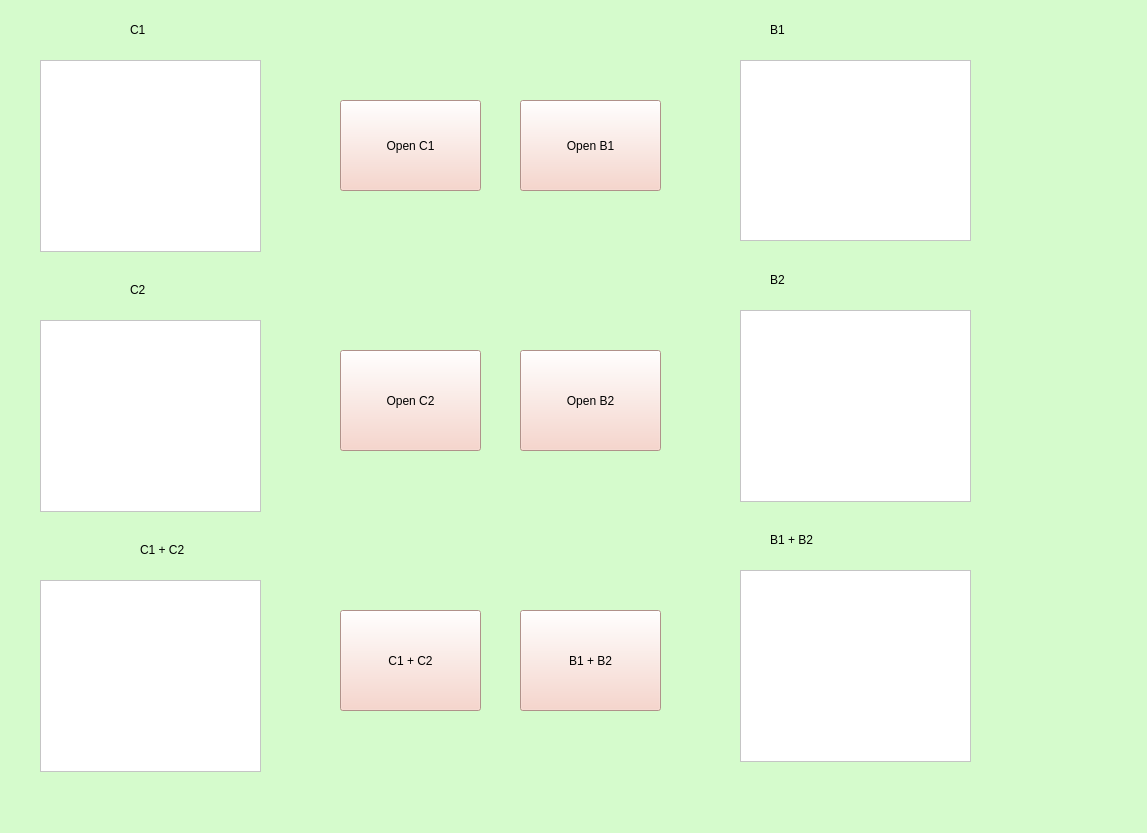
<?xml version="1.0" encoding="UTF-8"?>
<ui version="4.0">
 <class>MainWindow</class>
 <widget class="QMainWindow" name="MainWindow">
  <property name="geometry">
   <rect>
    <x>0</x>
    <y>0</y>
    <width>1147</width>
    <height>833</height>
   </rect>
  </property>
  <property name="windowTitle">
   <string>MainWindow</string>
  </property>
  <property name="styleSheet">
   <string notr="true">background-color: rgb(213, 251, 204);</string>
  </property>
  <widget class="QWidget" name="centralwidget">
   <widget class="QTableView" name="tableView">
    <property name="geometry">
     <rect>
      <x>40</x>
      <y>320</y>
      <width>221</width>
      <height>192</height>
     </rect>
    </property>
    <property name="styleSheet">
     <string notr="true">background-color: rgb(255, 255, 255);</string>
    </property>
   </widget>
   <widget class="QTableView" name="tableView_2">
    <property name="geometry">
     <rect>
      <x>40</x>
      <y>580</y>
      <width>221</width>
      <height>192</height>
     </rect>
    </property>
    <property name="styleSheet">
     <string notr="true">background-color: rgb(255, 255, 255);</string>
    </property>
   </widget>
   <widget class="QLabel" name="label">
    <property name="geometry">
     <rect>
      <x>140</x>
      <y>540</y>
      <width>63</width>
      <height>20</height>
     </rect>
    </property>
    <property name="text">
     <string>C1 + C2</string>
    </property>
   </widget>
   <widget class="QLabel" name="label_2">
    <property name="geometry">
     <rect>
      <x>130</x>
      <y>280</y>
      <width>63</width>
      <height>20</height>
     </rect>
    </property>
    <property name="text">
     <string>C2</string>
    </property>
   </widget>
   <widget class="QLabel" name="label_3">
    <property name="geometry">
     <rect>
      <x>130</x>
      <y>20</y>
      <width>63</width>
      <height>20</height>
     </rect>
    </property>
    <property name="text">
     <string>C1</string>
    </property>
   </widget>
   <widget class="QLabel" name="label_4">
    <property name="geometry">
     <rect>
      <x>770</x>
      <y>530</y>
      <width>63</width>
      <height>20</height>
     </rect>
    </property>
    <property name="text">
     <string>B1 + B2</string>
    </property>
   </widget>
   <widget class="QLabel" name="label_5">
    <property name="geometry">
     <rect>
      <x>770</x>
      <y>270</y>
      <width>63</width>
      <height>20</height>
     </rect>
    </property>
    <property name="text">
     <string>B2</string>
    </property>
   </widget>
   <widget class="QLabel" name="label_6">
    <property name="geometry">
     <rect>
      <x>770</x>
      <y>20</y>
      <width>63</width>
      <height>20</height>
     </rect>
    </property>
    <property name="text">
     <string>B1</string>
    </property>
   </widget>
   <widget class="QTableView" name="tableView_3">
    <property name="geometry">
     <rect>
      <x>40</x>
      <y>60</y>
      <width>221</width>
      <height>192</height>
     </rect>
    </property>
    <property name="styleSheet">
     <string notr="true">background-color: rgb(255, 255, 255);</string>
    </property>
   </widget>
   <widget class="QTableView" name="tableView_4">
    <property name="geometry">
     <rect>
      <x>740</x>
      <y>60</y>
      <width>231</width>
      <height>181</height>
     </rect>
    </property>
    <property name="styleSheet">
     <string notr="true">background-color: rgb(255, 255, 255);</string>
    </property>
   </widget>
   <widget class="QTableView" name="tableView_5">
    <property name="geometry">
     <rect>
      <x>740</x>
      <y>310</y>
      <width>231</width>
      <height>192</height>
     </rect>
    </property>
    <property name="styleSheet">
     <string notr="true">background-color: rgb(255, 255, 255);</string>
    </property>
   </widget>
   <widget class="QTableView" name="tableView_6">
    <property name="geometry">
     <rect>
      <x>740</x>
      <y>570</y>
      <width>231</width>
      <height>192</height>
     </rect>
    </property>
    <property name="styleSheet">
     <string notr="true">background-color: rgb(255, 255, 255);</string>
    </property>
   </widget>
   <widget class="QPushButton" name="pushButton">
    <property name="geometry">
     <rect>
      <x>340</x>
      <y>100</y>
      <width>141</width>
      <height>91</height>
     </rect>
    </property>
    <property name="styleSheet">
     <string notr="true">background-color: rgb(247, 205, 193);</string>
    </property>
    <property name="text">
     <string>Open C1</string>
    </property>
   </widget>
   <widget class="QPushButton" name="pushButton_2">
    <property name="geometry">
     <rect>
      <x>340</x>
      <y>350</y>
      <width>141</width>
      <height>101</height>
     </rect>
    </property>
    <property name="styleSheet">
     <string notr="true">background-color: rgb(247, 205, 193);</string>
    </property>
    <property name="text">
     <string>Open C2</string>
    </property>
   </widget>
   <widget class="QPushButton" name="pushButton_3">
    <property name="geometry">
     <rect>
      <x>340</x>
      <y>610</y>
      <width>141</width>
      <height>101</height>
     </rect>
    </property>
    <property name="styleSheet">
     <string notr="true">background-color: rgb(247, 205, 193);</string>
    </property>
    <property name="text">
     <string>C1 + C2</string>
    </property>
   </widget>
   <widget class="QPushButton" name="pushButton_4">
    <property name="geometry">
     <rect>
      <x>520</x>
      <y>100</y>
      <width>141</width>
      <height>91</height>
     </rect>
    </property>
    <property name="styleSheet">
     <string notr="true">background-color: rgb(247, 205, 193);</string>
    </property>
    <property name="text">
     <string>Open B1</string>
    </property>
   </widget>
   <widget class="QPushButton" name="pushButton_5">
    <property name="geometry">
     <rect>
      <x>520</x>
      <y>610</y>
      <width>141</width>
      <height>101</height>
     </rect>
    </property>
    <property name="styleSheet">
     <string notr="true">background-color: rgb(247, 205, 193);</string>
    </property>
    <property name="text">
     <string>B1 + B2</string>
    </property>
   </widget>
   <widget class="QPushButton" name="pushButton_6">
    <property name="geometry">
     <rect>
      <x>520</x>
      <y>350</y>
      <width>141</width>
      <height>101</height>
     </rect>
    </property>
    <property name="styleSheet">
     <string notr="true">background-color: rgb(247, 205, 193);</string>
    </property>
    <property name="text">
     <string>Open B2</string>
    </property>
   </widget>
  </widget>
  <widget class="QMenuBar" name="menubar">
   <property name="geometry">
    <rect>
     <x>0</x>
     <y>0</y>
     <width>1147</width>
     <height>25</height>
    </rect>
   </property>
  </widget>
  <widget class="QStatusBar" name="statusbar"/>
 </widget>
 <resources/>
 <connections/>
</ui>
